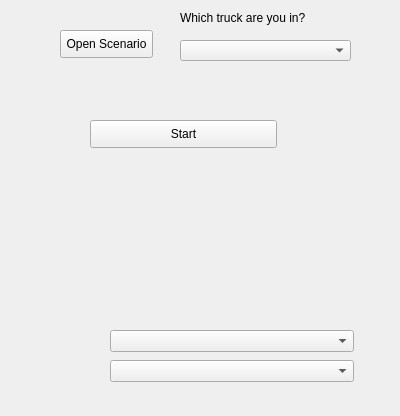
<?xml version="1.0" encoding="UTF-8"?>
<ui version="4.0">
 <class>SpatialDecisionDockWidgetBase</class>
 <widget class="QDockWidget" name="SpatialDecisionDockWidgetBase">
  <property name="geometry">
   <rect>
    <x>0</x>
    <y>0</y>
    <width>400</width>
    <height>416</height>
   </rect>
  </property>
  <property name="maximumSize">
   <size>
    <width>400</width>
    <height>550</height>
   </size>
  </property>
  <property name="windowTitle">
   <string>SDSS Template</string>
  </property>
  <widget class="QWidget" name="dockWidgetContents">
   <widget class="QStackedWidget" name="stackedWidget">
    <property name="geometry">
     <rect>
      <x>0</x>
      <y>0</y>
      <width>401</width>
      <height>391</height>
     </rect>
    </property>
    <property name="currentIndex">
     <number>0</number>
    </property>
    <widget class="QWidget" name="page">
     <widget class="QPushButton" name="shortestRouteButton">
      <property name="geometry">
       <rect>
        <x>90</x>
        <y>120</y>
        <width>187</width>
        <height>28</height>
       </rect>
      </property>
      <property name="text">
       <string>Start</string>
      </property>
     </widget>
     <widget class="QComboBox" name="select_truck">
      <property name="geometry">
       <rect>
        <x>180</x>
        <y>40</y>
        <width>171</width>
        <height>21</height>
       </rect>
      </property>
     </widget>
     <widget class="QPushButton" name="openScenarioButton">
      <property name="geometry">
       <rect>
        <x>60</x>
        <y>30</y>
        <width>93</width>
        <height>28</height>
       </rect>
      </property>
      <property name="text">
       <string>Open Scenario</string>
      </property>
     </widget>
     <widget class="QLabel" name="Whichtrucklabel">
      <property name="geometry">
       <rect>
        <x>180</x>
        <y>10</y>
        <width>171</width>
        <height>16</height>
       </rect>
      </property>
      <property name="text">
       <string>Which truck are you in?</string>
      </property>
     </widget>
     <widget class="QComboBox" name="selectAttributeCombo">
      <property name="geometry">
       <rect>
        <x>110</x>
        <y>360</y>
        <width>244</width>
        <height>22</height>
       </rect>
      </property>
     </widget>
     <widget class="QComboBox" name="selectLayerCombo">
      <property name="geometry">
       <rect>
        <x>110</x>
        <y>330</y>
        <width>244</width>
        <height>22</height>
       </rect>
      </property>
     </widget>
    </widget>
    <widget class="QWidget" name="page_2">
     <widget class="QPushButton" name="solved_incident">
      <property name="geometry">
       <rect>
        <x>30</x>
        <y>110</y>
        <width>141</width>
        <height>31</height>
       </rect>
      </property>
      <property name="text">
       <string>Solved current incident</string>
      </property>
     </widget>
     <widget class="QPushButton" name="need_help">
      <property name="geometry">
       <rect>
        <x>210</x>
        <y>110</y>
        <width>111</width>
        <height>31</height>
       </rect>
      </property>
      <property name="text">
       <string>Need more help</string>
      </property>
     </widget>
    </widget>
   </widget>
  </widget>
 </widget>
 <resources/>
 <connections/>
</ui>
